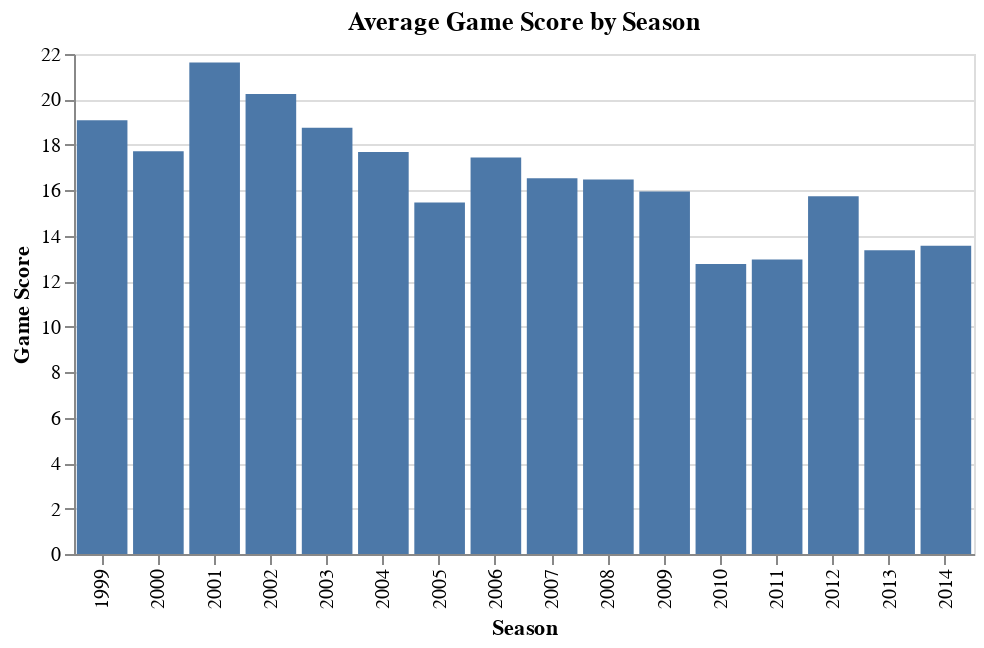

Source (notebook cell):
### Code cell
alt.Chart(df_chart_13[(df_chart_13['Player'] == 'Tim Duncan') & (df_chart_13['Stage'] == 'Regular_Season')]).mark_bar().encode(
        y = alt.Y('Game Score', title = 'Game Score', scale=alt.Scale(zero=False)),
        x = alt.X('Season:O'),
        tooltip=['Player', 'Stage', 'Season', 'Game Score']
        ).properties(title='Average Game Score by Season', width=450, height = 250)

### Figure 1 — Vega-Lite specification as saved in the notebook (floating-point values rounded to 4 significant figures)
{"config": {"view": {"continuousWidth": 400, "continuousHeight": 300}}, "data": {"name": "data-4db65077ec95532ac2430312a249a940"}, "mark": "bar", "encoding": {"tooltip": [{"type": "nominal", "field": "Player"}, {"type": "nominal", "field": "Stage"}, {"type": "quantitative", "field": "Season"}, {"type": "quantitative", "field": "Game Score"}], "x": {"type": "ordinal", "field": "Season"}, "y": {"type": "quantitative", "field": "Game Score", "scale": {"zero": false}, "title": "Game Score"}}, "height": 250, "title": "Average Game Score by Season", "width": 450, "$schema": "https://vega.github.io/schema/vega-lite/v4.8.1.json", "datasets": {"data-4db65077ec95532ac2430312a249a940": [{"Player": "Tim Duncan", "Season": 1999, "Stage": "Regular_Season", "Minutes Played": 38.85, "Game Score": 19.09}, {"Player": "Tim Duncan", "Season": 2000, "Stage": "Regular_Season", "Minutes Played": 38.71, "Game Score": 17.72}, {"Player": "Tim Duncan", "Season": 2001, "Stage": "Regular_Season", "Minutes Played": 40.6, "Game Score": 21.63}, {"Player": "Tim Duncan", "Season": 2002, "Stage": "Regular_Season", "Minutes Played": 39.26, "Game Score": 20.24}, {"Player": "Tim Duncan", "Season": 2003, "Stage": "Regular_Season", "Minutes Played": 36.59, "Game Score": 18.76}, {"Player": "Tim Duncan", "Season": 2004, "Stage": "Regular_Season", "Minutes Played": 33.38, "Game Score": 17.69}, {"Player": "Tim Duncan", "Season": 2005, "Stage": "Regular_Season", "Minutes Played": 34.78, "Game Score": 15.47}, {"Player": "Tim Duncan", "Season": 2006, "Stage": "Regular_Season", "Minutes Played": 34.07, "Game Score": 17.45}, {"Player": "Tim Duncan", "Season": 2007, "Stage": "Regular_Season", "Minutes Played": 33.98, "Game Score": 16.53}, {"Player": "Tim Duncan", "Season": 2008, "Stage": "Regular_Season", "Minutes Played": 33.63, "Game Score": 16.48}, {"Player": "Tim Duncan", "Season": 2009, "Stage": "Regular_Season", "Minutes Played": 31.26, "Game Score": 15.95}, {"Player": "Tim Duncan", "Season": 2010, "Stage": "Regular_Season", "Minutes Played": 28.37, "Game Score": 12.76}, {"Player": "Tim Duncan", "Season": 2011, "Stage": "Regular_Season", "Minutes Played": 28.17, "Game Score": 12.96}, {"Player": "Tim Duncan", "Season": 2012, "Stage": "Regular_Season", "Minutes Played": 30.12, "Game Score": 15.74}, {"Player": "Tim Duncan", "Season": 2013, "Stage": "Regular_Season", "Minutes Played": 29.16, "Game Score": 13.37}, {"Player": "Tim Duncan", "Season": 2014, "Stage": "Regular_Season", "Minutes Played": 28.92, "Game Score": 13.56}]}}
